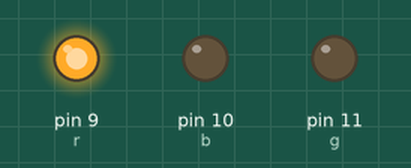
Bench run of a sketch on a simulated Arduino Uno, built with avr-gcc and run on an emulated ATmega328P. Shown: output pins drawn as LEDs (lit = HIGH).

Above: at 0.1 s.
At 0.6 s:
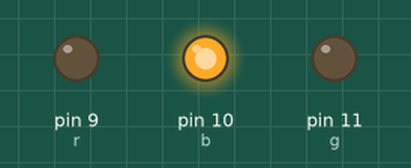
At 1.1 s:
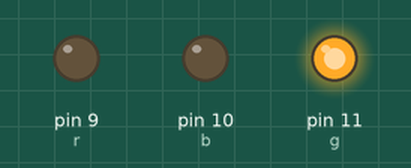
At 1.6 s:
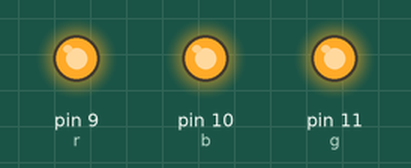
Timing chart, 0 to 3.1 s (numbered marks = the images above):
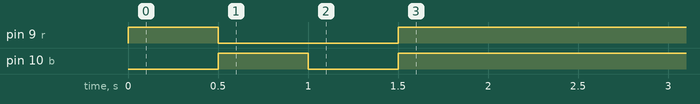

The sketch:

sketch_oct07a.ino
```cpp
int r=9;
int b=10;
int g=11;
void setup() {
  pinMode (r,OUTPUT);
  pinMode (b,OUTPUT);
  pinMode (g,OUTPUT);

  digitalWrite (r,1);
  delay (500);

  digitalWrite (r,0);
  digitalWrite (b,1);
  delay (500);

  digitalWrite (b,0);
  digitalWrite (g,1);
  delay (500);

  digitalWrite (r,1);
  digitalWrite (b,1);
  delay (500);
}

void loop() {
  // put your main code here, to run repeatedly:

}
```
